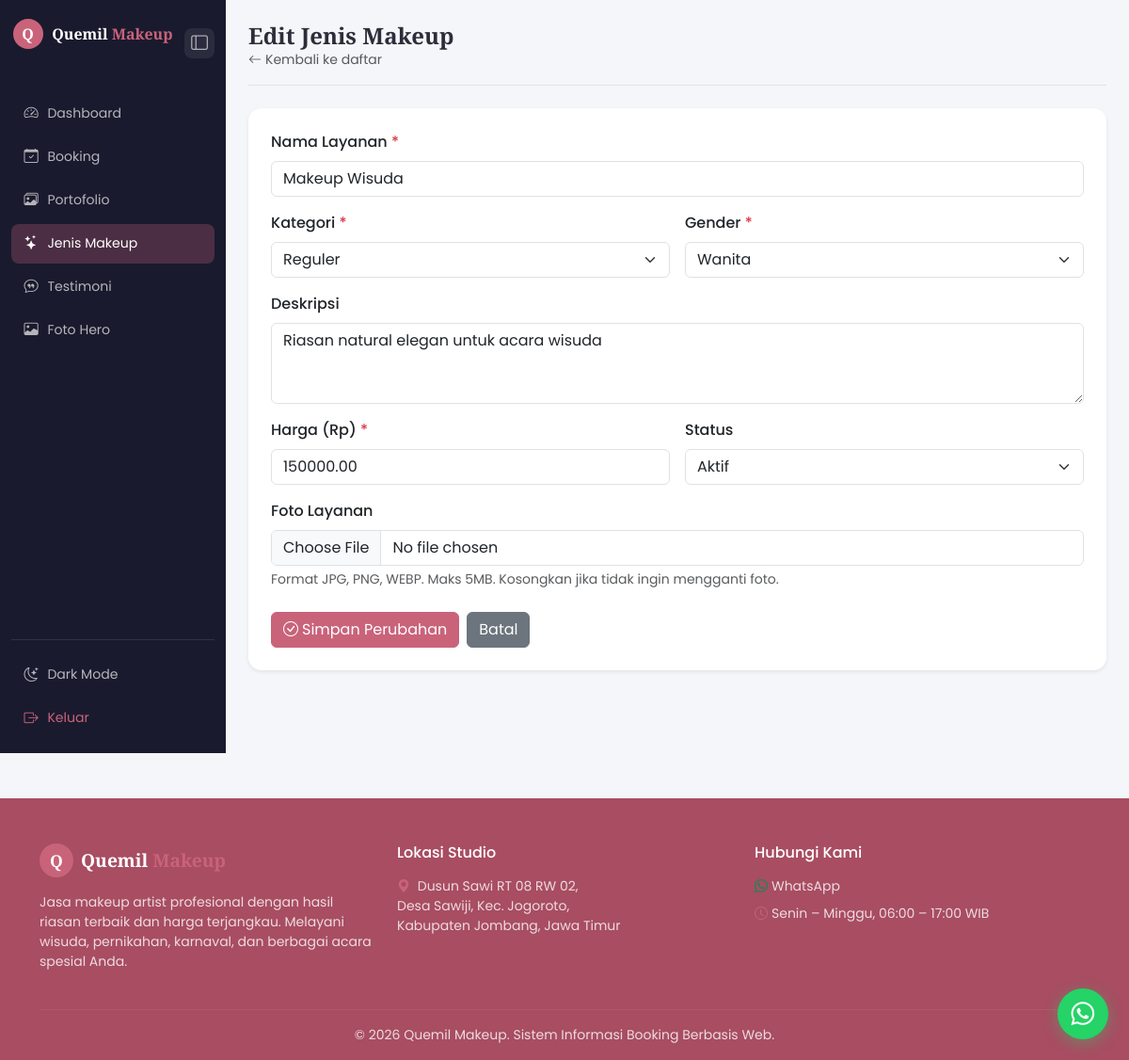
Before: /public/admin/jenis-makeup-edit.php?id=1 (signed in) with the older database file.
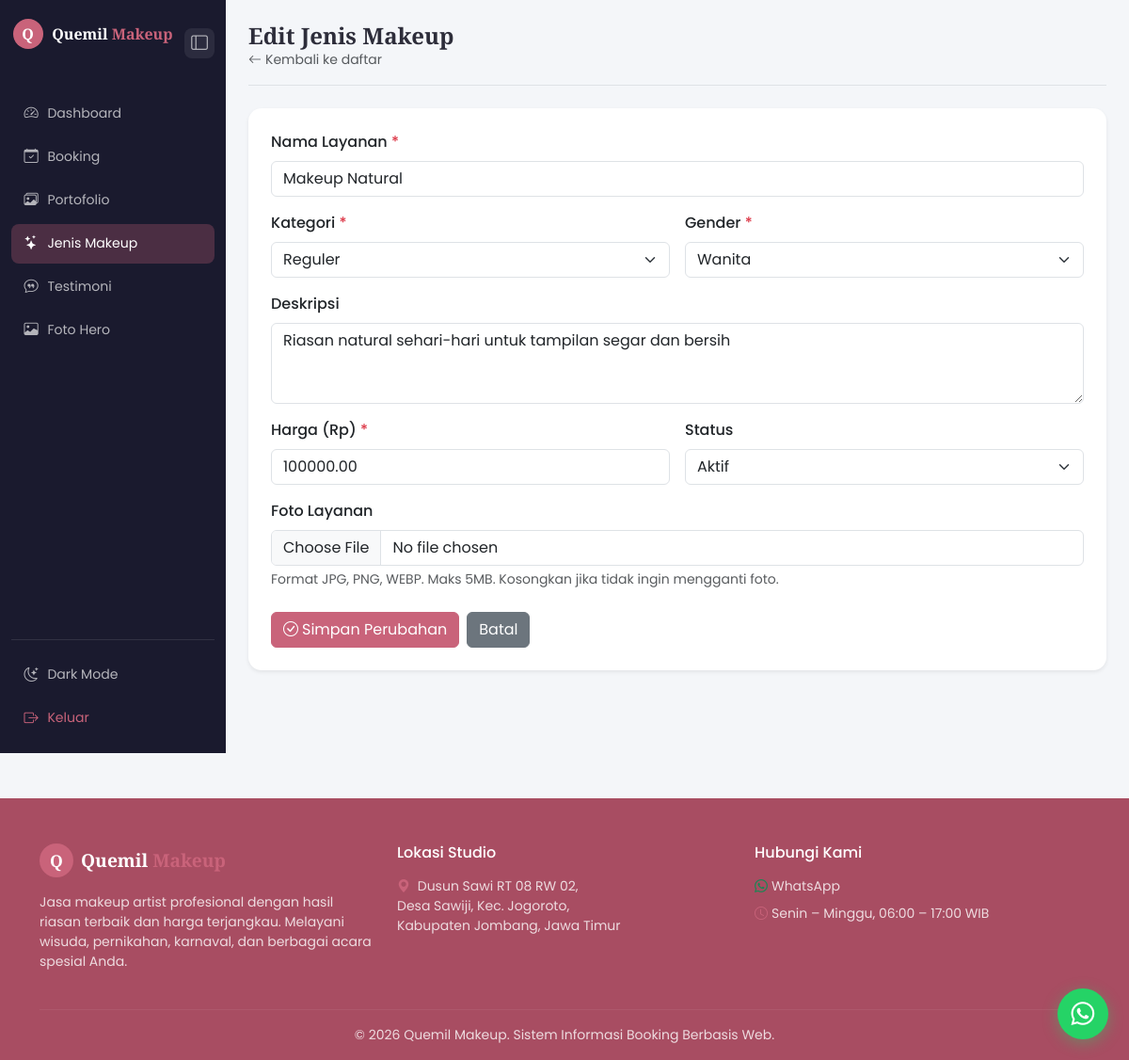
After: the same page with the newer database file.
### tables this page shows
CREATE TABLE IF NOT EXISTS `jenis_makeup` (
  `id`         INT UNSIGNED AUTO_INCREMENT PRIMARY KEY,
  `nama`       VARCHAR(100) NOT NULL,
  `kategori`   VARCHAR(50)  NOT NULL DEFAULT 'Reguler',
  `gender`     ENUM('wanita','pria','couple','anak') NOT NULL DEFAULT 'wanita',
  `deskripsi`  TEXT,
  `harga`      DECIMAL(12,2) NOT NULL DEFAULT 0,
  `is_active`  TINYINT(1) NOT NULL DEFAULT 1,
  `created_at` DATETIME NOT NULL DEFAULT CURRENT_TIMESTAMP
);

### config/database.php (called while the page is built, shortened)
<?php
class Database
{
    private static ?PDO $instance = null;
    public static function getInstance(): PDO
    {
        if (self::$instance === null) {
            $dsn = sprintf(
                'mysql:host=%s;port=%s;dbname=%s;charset=%s',
                DB_HOST, DB_PORT, DB_NAME, DB_CHARSET
            );
            $options = [
                PDO::ATTR_ERRMODE            => PDO::ERRMODE_EXCEPTION,
                PDO::ATTR_DEFAULT_FETCH_MODE => PDO::FETCH_ASSOC,
                PDO::ATTR_EMULATE_PREPARES   => false,
            ];
            try {
                self::$instance = new PDO($dsn, DB_USER, DB_PASS, $options);
            } catch (PDOException $e) {
                if (APP_ENV === 'development') {
                    die('Koneksi database gagal: ' . $e->getMessage());
                }
                die('Terjadi kesalahan pada server. Silakan coba beberapa saat lagi.');
            }
        }
        return self::$instance;
    }
}
function db(): PDO
{
    return Database::getInstance();
}

### app/models/JenisMakeup.php (called while the page is built, shortened)
<?php
require_once BASE_PATH . '/config/database.php';
class JenisMakeup
{
    private PDO $db;
    public function __construct()
    {
        $this->db = db();
    }
    public function findById(int $id): ?array
    {
        $stmt = $this->db->prepare('SELECT * FROM jenis_makeup WHERE id = ? LIMIT 1');
        $stmt->execute([$id]);
        return $stmt->fetch() ?: null;
    }
}

### app/helpers/functions.php (called while the page is built, shortened)
<?php
function e(string $str): string
{
    return htmlspecialchars($str, ENT_QUOTES, 'UTF-8');
}

### public/admin/jenis-makeup-edit.php (the view, shortened to what the changed rows need)
<?php
require_once BASE_PATH . '/config/database.php';
require_once BASE_PATH . '/app/helpers/functions.php';
require_once BASE_PATH . '/app/models/JenisMakeup.php';
$model = new JenisMakeup();
$id = (int) ($_GET['id'] ?? 0);
$item = $model->findById($id);
require_once BASE_PATH . '/views/partials/header.php';
?>
<div class="dashboard-wrapper">
  <div class="dashboard-content">
    <div class="card border-0 shadow-sm rounded-rose">
      <div class="card-body p-4">
        <form method="POST" enctype="multipart/form-data">
          <div class="row g-3">
            <div class="col-md-12">
              <label class="form-label fw-medium">Nama Layanan <span class="text-danger">*</span></label>
              <input type="text" class="form-control" name="nama"
                     value="<?= e($item['nama']) ?>" required placeholder="Contoh: Makeup Wisuda">
            </div>
            <div class="col-md-6">
              <label class="form-label fw-medium">Gender <span class="text-danger">*</span></label>
              <select class="form-select" name="gender" required>
                <option value="wanita" <?= $item['gender'] === 'wanita' ? 'selected' : '' ?>>Wanita</option>
              </select>
            </div>
            <div class="col-md-12">
              <label class="form-label fw-medium">Deskripsi</label>
              <textarea class="form-control" name="deskripsi" rows="3"
                        placeholder="Deskripsi singkat layanan"><?= e($item['deskripsi'] ?? '') ?></textarea>
            </div>
            <div class="col-md-6">
              <label class="form-label fw-medium">Harga (Rp) <span class="text-danger">*</span></label>
              <input type="number" class="form-control" name="harga"
                     value="<?= e($item['harga']) ?>" required min="0" step="1000">
            </div>
            <div class="col-md-6">
              <label class="form-label fw-medium">Status</label>
              <select class="form-select" name="is_active">
                <option value="1" <?= $item['is_active'] ? 'selected' : '' ?>>Aktif</option>
              </select>
            </div>
          </div>
        </form>
      </div>
    </div>
  </div>
</div>
<?php require_once BASE_PATH . '/views/partials/footer.php'; ?>

Changed rows visible on the page:
changed jenis_makeup "Wanita": nama "Makeup Wisuda" → "Makeup Natural"; deskripsi "Riasan natural elegan untuk acara wisuda" → "Riasan natural sehari-hari untuk tampilan segar dan bersih"; harga "150000.00" → "100000.00"
